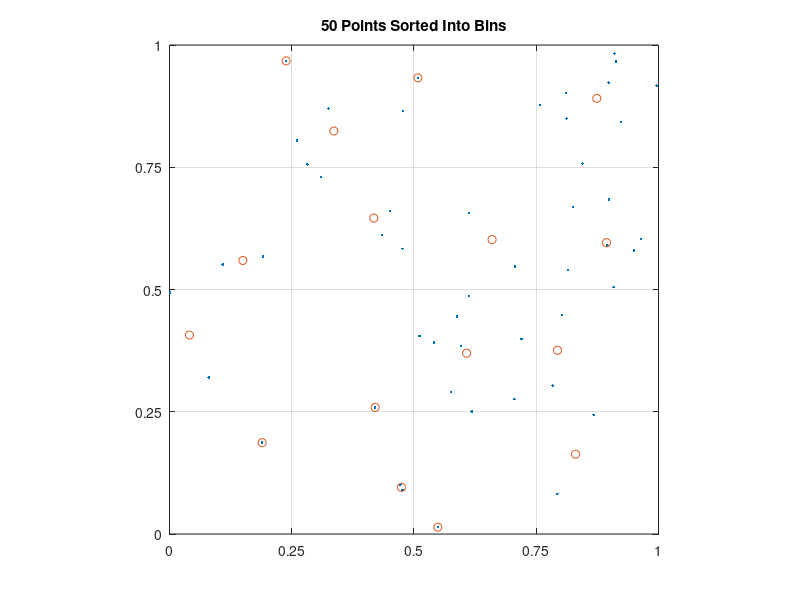

MATLAB code to generate this figure:
% SPATIAL HASHING
% Simon Ng
% UID: 304993160
% May 29, 2018

clear all; clc;

% Solicit Parameters
    % N = input('Please enter the number of points: ');
    % xmax = input('Please enter the upper x bound: ');
    % ymax = input('Please enter the upper y bound: ');
    % h = input('Please enter the minimum cell dimension: ');

N = 50;
xmax = 1;
ymax = 1;
h = 0.25;

% Set X and Y
x = zeros(1, N);
y = zeros(1, N);

rng('default'); % set standard random seed
for i = 1:N % fill x and y
    x(i) = xmax*rand; % up to xmax
    y(i) = ymax*rand; % up to ymax
end

% Create Bins and Assign Particles
numcols = floor(xmax/h);
numrows = floor(ymax/h);
dx = xmax/numcols;
dy = ymax/numrows;

bin = zeros(1, N);
for j = 1:N % assign bin number to each particle
    if x(j) == 0 && y(j) == ymax % particle is in top left corner
        bin(j) = 1; % first bin
    elseif x(j) == 0 % particle is on left side
        bin(j) = ceil((ymax - y(j))/dy); % modify bin sorting
    elseif y(j) == ymax % particle is on top boundary
        bin(j) = (ceil(x(j)/dx)-1)*numrows + 1; % modify bin sorting
    else
        bin(j) = (ceil(x(j)/dx)-1)*numrows + ceil((ymax - y(j))/dy);
    end
end

% Find and Print Average Particle Location in Each Bin
numbins = numcols*numrows;
avgx = zeros(1, numbins);
avgy = zeros(1, numbins);

for b = 1:numbins % iterate through each bin
    count = 0;
    sumx = 0;
    sumy = 0;
    fprintf('Bin %2i:  ', b); % print bin label
    for k = 1:N % iterate through all points
        if bin(k) == b % if point is in bin being searched
            count = count + 1;
            sumx = sumx + x(k); % sum all x positions
            sumy = sumy + y(k); % sum all y positions
            fprintf('%i ', k); % print particle ID
        end
    end
    if count == 0 % if bin is empty
        fprintf('[]'); % print brackets
    end
    fprintf('\n'); % move to new line for next set of particle IDs
    avgx(b) = sumx/count; % average x location
    avgy(b) = sumy/count; % average y location
end

% Plot Particles and Average Locations
figure
plot(x, y, '.', avgx, avgy, 'o')
title(sprintf('%i Points Sorted Into Bins', N))
grid on % show gridlines
xticks(0:dx:xmax)
yticks(0:dy:ymax)
axis([0, xmax, 0, ymax]) % full axis
daspect([1 1 1]) % equal x:y ratio